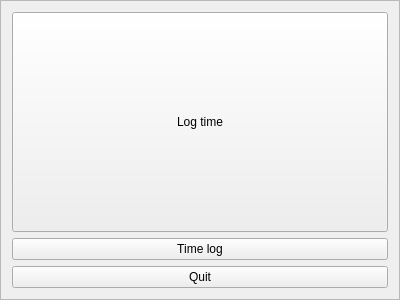
<?xml version="1.0" encoding="UTF-8"?>
<ui version="4.0">
 <class>MainWindowAndroid</class>
 <widget class="QFrame" name="MainWindowAndroid">
  <property name="geometry">
   <rect>
    <x>0</x>
    <y>0</y>
    <width>400</width>
    <height>300</height>
   </rect>
  </property>
  <property name="windowTitle">
   <string>tasks</string>
  </property>
  <property name="frameShape">
   <enum>QFrame::StyledPanel</enum>
  </property>
  <property name="frameShadow">
   <enum>QFrame::Raised</enum>
  </property>
  <layout class="QVBoxLayout" name="verticalLayout_3">
   <item>
    <layout class="QVBoxLayout" name="mainMenuLayout">
     <item>
      <widget class="QPushButton" name="logTimeWindowButton">
       <property name="sizePolicy">
        <sizepolicy hsizetype="Expanding" vsizetype="Expanding">
         <horstretch>0</horstretch>
         <verstretch>0</verstretch>
        </sizepolicy>
       </property>
       <property name="text">
        <string>Log time</string>
       </property>
      </widget>
     </item>
     <item>
      <widget class="QPushButton" name="showTimeWindowButton">
       <property name="text">
        <string>Time log</string>
       </property>
      </widget>
     </item>
     <item>
      <widget class="QPushButton" name="quitButton">
       <property name="text">
        <string>Quit</string>
       </property>
      </widget>
     </item>
    </layout>
   </item>
  </layout>
 </widget>
 <resources/>
 <connections/>
</ui>
